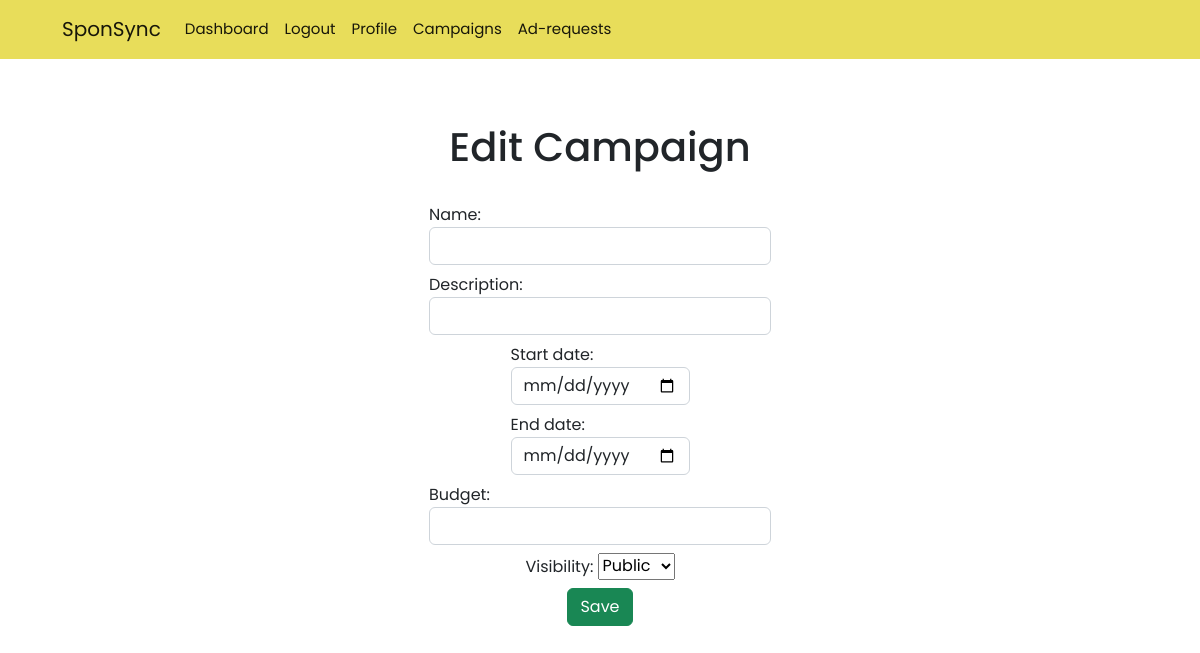
The app's page /campaign/9/edit (signed in), older data.
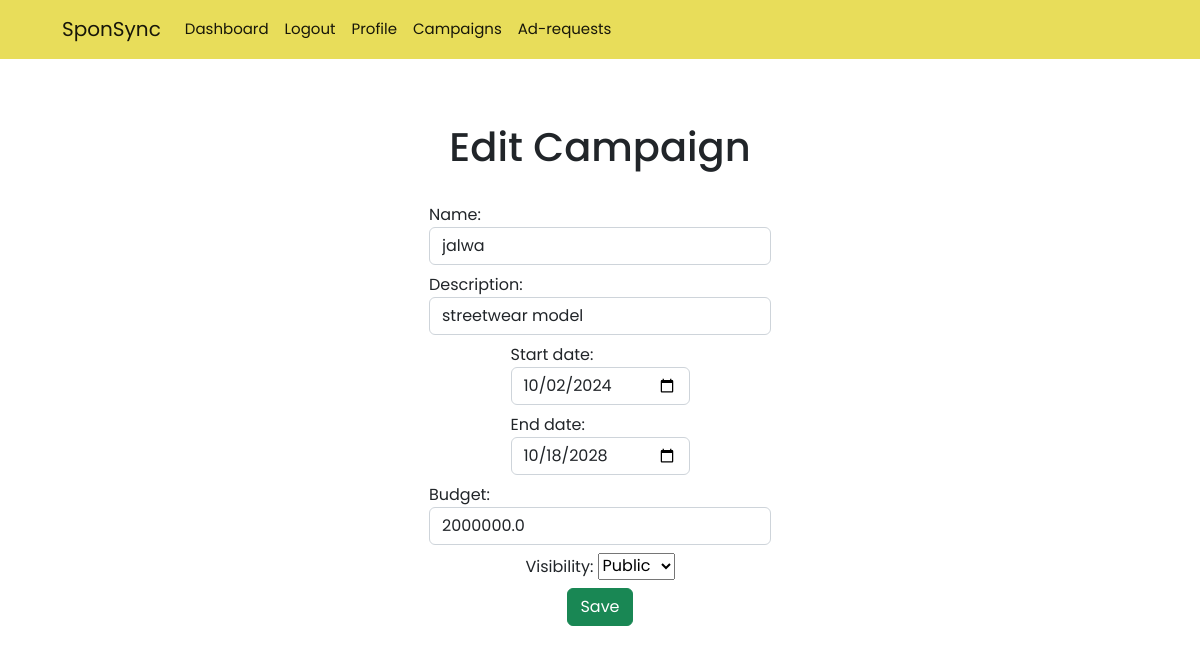
The same page, newer data.
### models.py (models this page shows)
class Campaign(db.Model):
    id = db.Column(db.Integer,primary_key=True)
    name = db.Column(db.String(30),unique=True,nullable=False)
    sponsor_id = db.Column(db.Integer,db.ForeignKey("sponsor.id"))
    description = db.Column(db.String(1000),nullable=False)
    start_date = db.Column(db.Date,nullable=False)
    end_date = db.Column(db.Date,nullable=False)
    budget = db.Column(db.Float,nullable=False)
    visibility = db.Column(db.String(10),nullable=False)
    ad_requests = db.relationship("AdRequest",backref="campaign")
    flagged = db.Column(db.Boolean,nullable=False,default=False)

### routes.py (the view, shortened to what this page needs)
@app.route('/campaign/<int:id>/edit',methods=['GET','POST'])
@auth_required
def edit_campaign(id):
    user = User.query.get(session['user_id'])
    campaign = Campaign.query.get(id)
    return render_template('campaign/edit.html',user=user,campaign=campaign,current_date = date.today())

### routes.py (called while the page is built)
def auth_required(func):
    @wraps(func)
    def inner(*args , **kwargs):
        if 'user_id' not in session:
            flash('You need to login first.')
            return redirect(url_for('login'))
        return func(*args,**kwargs)
    return inner

### templates/campaign/edit.html (shortened to what this page needs)
{% extends 'layout.html' %}
{% block content %}
<h1>Edit Campaign</h1>
<form method="post">
    <label for="name" class="form-label">Name:
        <input type="text" name="name" id="name" class="form-control" value="{{campaign.name}}" required>
    </label>
    <label for="description" class="form-label">Description:
        <input type="text" name="description" id="description" class="form-control" value="{{campaign.description}}" required>
    </label>
    <label for="start_date" class="form-label">Start date:
        <input type="date" name="start_date" id="start_date" class="form-control" value="{{campaign.start_date}}" min="{{ current_date}}" required>
    </label>
    <label for="end_date" class="form-label">End date:
        <input type="date" name="end_date" id="end_date" class="form-control" value="{{campaign.end_date}}" min = "{{ current_date }}" required>
    </label>
    <label for="budget" class="form-label">Budget:
        <input type="number" name="budget" id="budget" class="form-control" value="{{campaign.budget}}"  required>
    </label>
    <label for="visibility" class="form-label">Visibility:
        <select name="visibility" id="visibility">
            <option value="public">Public</option>
        </select>
    </label>
    <input type="submit" value="Save" class="btn btn-success">
</form>
{% endblock %}

Row changes from the older to the newer data that the page shows:
added Campaign: name "jalwa", description "streetwear model", start_date "10/02/2024", end_date "10/18/2028", budget "2000000.0"
